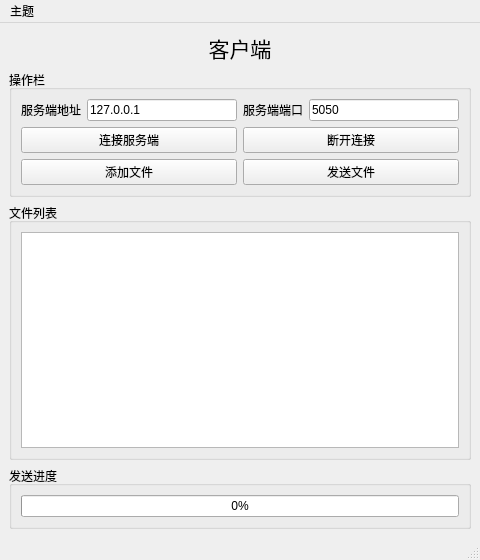
<?xml version="1.0" encoding="UTF-8"?>
<ui version="4.0">
 <class>MainWindow</class>
 <widget class="QMainWindow" name="MainWindow">
  <property name="geometry">
   <rect>
    <x>0</x>
    <y>0</y>
    <width>480</width>
    <height>560</height>
   </rect>
  </property>
  <property name="windowTitle">
   <string>MainWindow</string>
  </property>
  <widget class="QWidget" name="centralwidget">
   <layout class="QVBoxLayout" name="verticalLayout_4">
    <item>
     <widget class="QLabel" name="label">
      <property name="font">
       <font>
        <family>微软雅黑</family>
        <pointsize>16</pointsize>
       </font>
      </property>
      <property name="text">
       <string>客户端</string>
      </property>
      <property name="alignment">
       <set>Qt::AlignCenter</set>
      </property>
     </widget>
    </item>
    <item>
     <widget class="QGroupBox" name="groupBox">
      <property name="title">
       <string>操作栏</string>
      </property>
      <layout class="QVBoxLayout" name="verticalLayout">
       <item>
        <layout class="QHBoxLayout" name="horizontalLayout">
         <item>
          <widget class="QLabel" name="label_2">
           <property name="text">
            <string>服务端地址</string>
           </property>
          </widget>
         </item>
         <item>
          <widget class="QLineEdit" name="lineEditIP">
           <property name="styleSheet">
            <string notr="true"/>
           </property>
           <property name="text">
            <string>127.0.0.1</string>
           </property>
          </widget>
         </item>
         <item>
          <widget class="QLabel" name="label_3">
           <property name="text">
            <string>服务端端口</string>
           </property>
          </widget>
         </item>
         <item>
          <widget class="QLineEdit" name="lineEditPort">
           <property name="text">
            <string>5050</string>
           </property>
          </widget>
         </item>
        </layout>
       </item>
       <item>
        <layout class="QGridLayout" name="gridLayout">
         <item row="0" column="0">
          <widget class="QPushButton" name="btnConnect">
           <property name="text">
            <string>连接服务端</string>
           </property>
          </widget>
         </item>
         <item row="0" column="1">
          <widget class="QPushButton" name="btnDisconnect">
           <property name="text">
            <string>断开连接</string>
           </property>
          </widget>
         </item>
         <item row="1" column="0">
          <widget class="QPushButton" name="btnAdd">
           <property name="text">
            <string>添加文件</string>
           </property>
          </widget>
         </item>
         <item row="1" column="1">
          <widget class="QPushButton" name="btnSend">
           <property name="text">
            <string>发送文件</string>
           </property>
          </widget>
         </item>
        </layout>
       </item>
      </layout>
     </widget>
    </item>
    <item>
     <widget class="QGroupBox" name="groupBox_2">
      <property name="title">
       <string>文件列表</string>
      </property>
      <layout class="QVBoxLayout" name="verticalLayout_2">
       <item>
        <widget class="QListWidget" name="listWidget">
         <property name="mouseTracking">
          <bool>false</bool>
         </property>
         <property name="contextMenuPolicy">
          <enum>Qt::CustomContextMenu</enum>
         </property>
         <property name="frameShape">
          <enum>QFrame::StyledPanel</enum>
         </property>
         <property name="lineWidth">
          <number>0</number>
         </property>
         <property name="midLineWidth">
          <number>0</number>
         </property>
         <property name="selectionMode">
          <enum>QAbstractItemView::ExtendedSelection</enum>
         </property>
         <property name="selectionBehavior">
          <enum>QAbstractItemView::SelectItems</enum>
         </property>
        </widget>
       </item>
      </layout>
     </widget>
    </item>
    <item>
     <widget class="QGroupBox" name="groupBox_3">
      <property name="title">
       <string>发送进度</string>
      </property>
      <layout class="QVBoxLayout" name="verticalLayout_3">
       <item>
        <widget class="QProgressBar" name="progressBar">
         <property name="value">
          <number>0</number>
         </property>
        </widget>
       </item>
      </layout>
     </widget>
    </item>
   </layout>
  </widget>
  <widget class="QStatusBar" name="statusbar"/>
  <widget class="QMenuBar" name="menuBar">
   <property name="geometry">
    <rect>
     <x>0</x>
     <y>0</y>
     <width>480</width>
     <height>26</height>
    </rect>
   </property>
   <widget class="QMenu" name="theme">
    <property name="title">
     <string>主题</string>
    </property>
    <addaction name="actionDark"/>
    <addaction name="actionBlue"/>
    <addaction name="actionUbuntu"/>
    <addaction name="actionLight"/>
   </widget>
   <addaction name="theme"/>
  </widget>
  <action name="actionDark">
   <property name="text">
    <string>Dark</string>
   </property>
  </action>
  <action name="actionBlue">
   <property name="text">
    <string>Blue</string>
   </property>
  </action>
  <action name="actionUbuntu">
   <property name="text">
    <string>Ubuntu</string>
   </property>
  </action>
  <action name="actionLight">
   <property name="text">
    <string>Light</string>
   </property>
  </action>
 </widget>
 <resources/>
 <connections/>
</ui>
